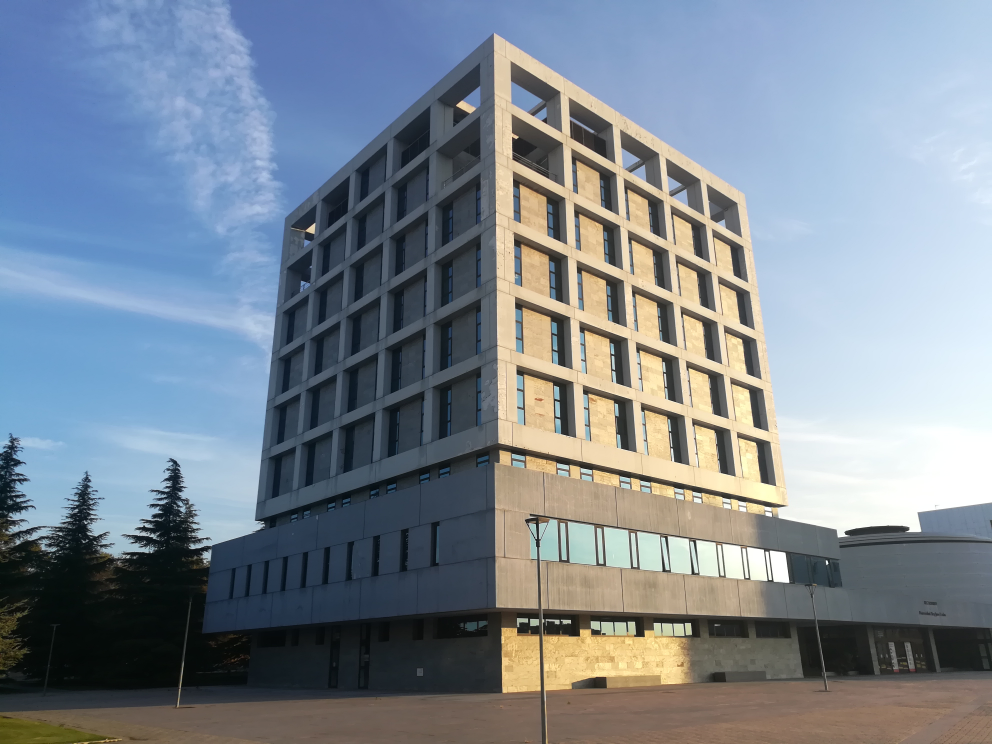
#> input picture Práctica2/building/build_001.jpg, 3968 x 2976 px (shown at 1/4 size); its folder holds only this picture in this run
$ jupyter execute PruebaEj8.ipynb   (older library calls are emulated)
#> lines starting #> are read from the running program, lines starting #| are printed output that depends on the picture
[cell 1]
# uncomment to show results in a window
# %matplotlib tk
import cv2
import glob
import copy
import numpy as np
import math
import scipy.misc as scpm
import matplotlib.pyplot as plt
import imageio

[cell 2]
# Función para cargar las imágenes dados los nombres
def load_images(filenames):
    """Load multiple images."""
    images = []
    for image in filenames:
        img = imageio.imread(image)
#> img is the input picture: shape (2976, 3968, 3); mean R, G, B 124.3, 135, 146.1
        images.append(img)
    return np.array(images)

[cell 3]
def mostrar_imagenes(imgs, cmap='viridis'):
#> called with imgs = array of shape (1, 2976, 3968, 3), cmap = 'viridis'
    plt.figure(figsize=(12,6))
    for i in range(len(imgs)):
        plt.subplot(2,3,i+1)
        plt.imshow(imgs[i], cmap=cmap)
#> this loop made 1 pass

[cell 4]
building = glob.glob("building/*.jpg")
building = load_images(building)

mostrar_imagenes(building)

[cell 5]
gris_from_rgb = []
for img in building:
    gris_from_rgb.append(cv2.cvtColor(img, cv2.COLOR_RGB2GRAY))
#> after the loop, gris_from_rgb = 1 item
mostrar_imagenes(gris_from_rgb, cmap='gray')
#> the loop in mostrar_imagenes (call 2), `for i in range(len(imgs)):` made 1 pass

gris_from_bgr = []
for img in building:
    gris_from_bgr.append(cv2.cvtColor(img, cv2.COLOR_BGR2GRAY))
#> after the loop, gris_from_bgr = 1 item
mostrar_imagenes(gris_from_bgr, cmap='gray')
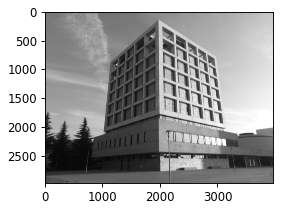
#> figure drawn by matplotlib, 1 panel

[cell 6]
def aplicar_hough(gris):
    canny = []
    img_lines = []
    img_linesP = []

    for src in gris:
        dst = cv2.Canny(src, 50, 200, None, 3)
        canny.append(dst)

        cdst = cv2.cvtColor(dst, cv2.COLOR_GRAY2BGR)
        cdstP = np.copy(cdst)

        lines = cv2.HoughLines(dst, 1, np.pi / 180, 400, None, 0, 0)
        if lines is not None:
            for i in range(0, len(lines)):
                rho = lines[i][0][0]
                theta = lines[i][0][1]
                a = math.cos(theta)
                b = math.sin(theta)
                x0 = a * rho
                y0 = b * rho
                pt1 = (int(x0 + 10000*(-b)), int(y0 + 10000*(a)))
                pt2 = (int(x0 - 10000*(-b)), int(y0 - 10000*(a)))
                cv2.line(cdst, pt1, pt2, (255,0,0), 3, cv2.LINE_AA)
        img_lines.append(cdst)

        linesP = cv2.HoughLinesP(dst, 1, np.pi / 180, 400, None, 50, 10)
        if linesP is not None:
            for i in range(0, len(linesP)):
                l = linesP[i][0]
                cv2.line(cdstP, (l[0], l[1]), (l[2], l[3]), (255,0,0), 3, cv2.LINE_AA)
        img_linesP.append(cdstP)
#> this loop made 1 pass
#> pass 1, in aplicar_hough, `dst = cv2.Canny(src, 50, 200, None, 3)`:
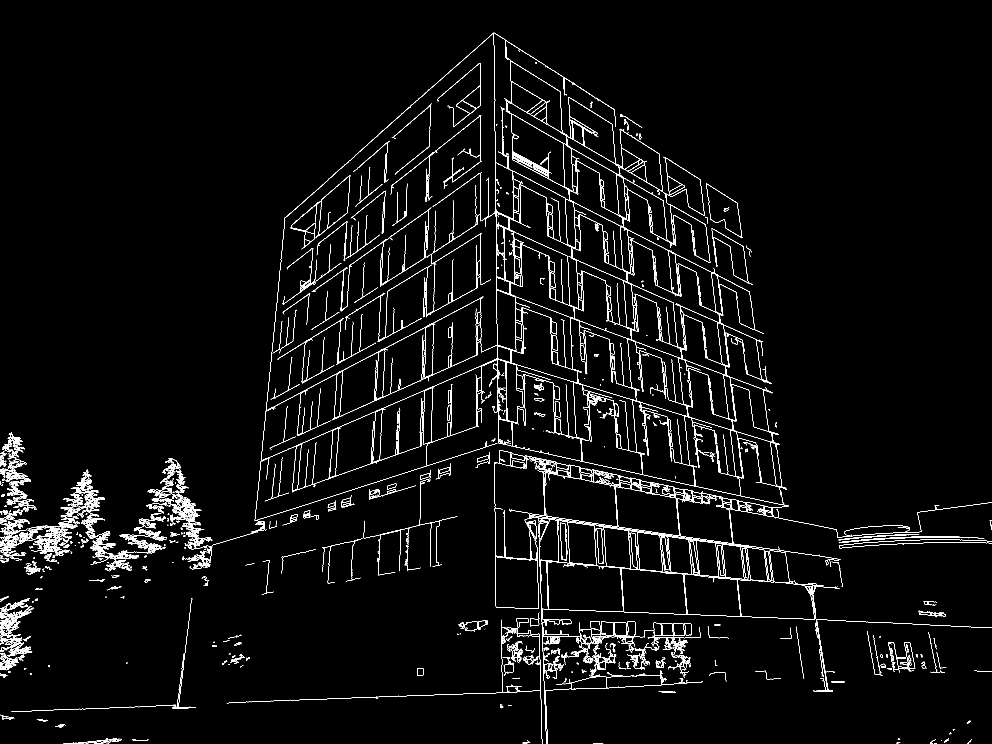
#> dst: shape (2976, 3968) (shown at 1/4 size); 1.8% white in thin lines or dots
#> after the loop:
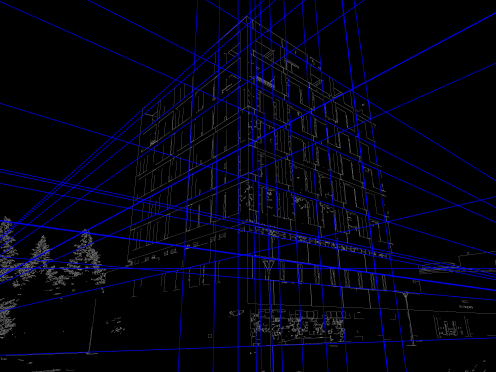
#> cdst: shape (2976, 3968, 3) (shown at 1/8 size); mean B, G, R 16.5, 3.7, 3.7
#> after the loop:
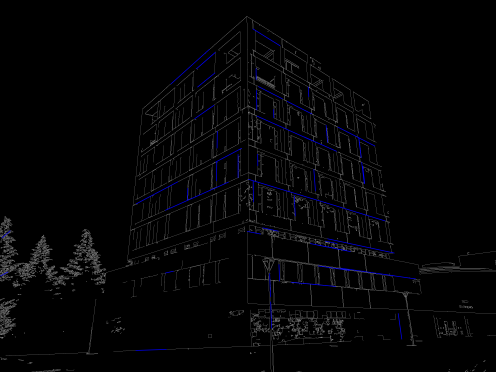
#> cdstP: shape (2976, 3968, 3) (shown at 1/8 size); mean B, G, R 5.6, 4.4, 4.4
#> after the loop, canny = 1 item; img_lines = 1 item; img_linesP = 1 item

    return canny, img_lines, img_linesP

[cell 7]
canny_rgb, lines_rgb, linesP_rgb = aplicar_hough(gris_from_rgb)
#> canny_rgb = 1 item; lines_rgb = 1 item; linesP_rgb = 1 item
mostrar_imagenes(canny_rgb, cmap='gray')
mostrar_imagenes(lines_rgb)
mostrar_imagenes(linesP_rgb)

canny_bgr, lines_bgr, linesP_bgr = aplicar_hough(gris_from_bgr)
#> the loop in aplicar_hough (call 2), `for src in gris:` made 1 pass
#> pass 1, in aplicar_hough (call 2), `dst = cv2.Canny(src, 50, 200, None, 3)`:
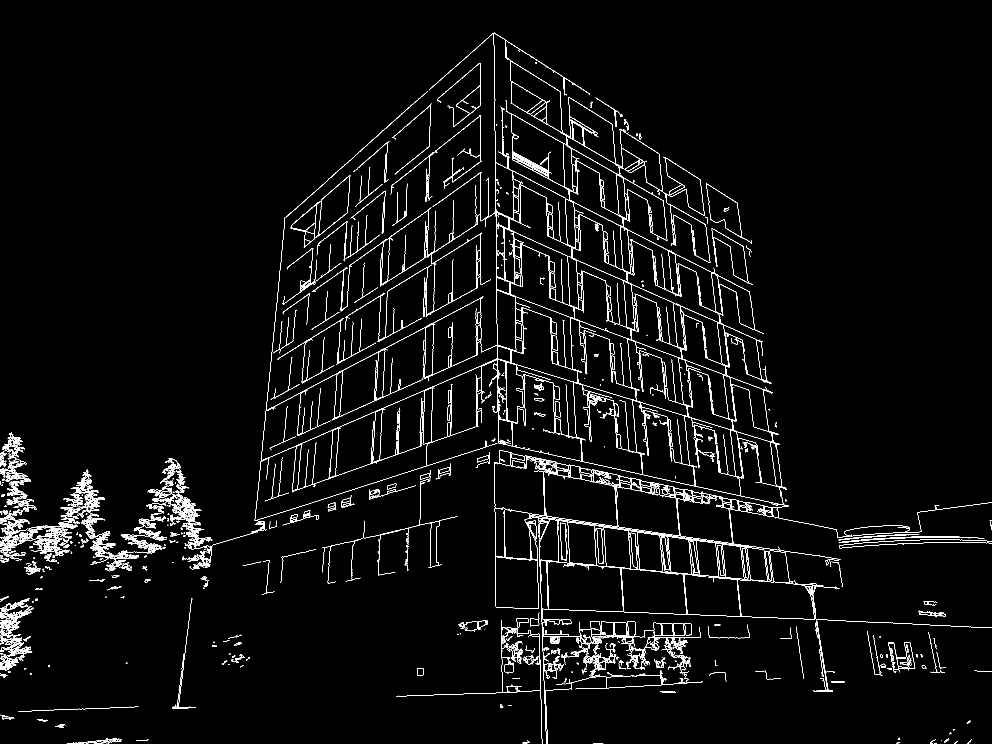
#> dst: shape (2976, 3968) (shown at 1/4 size); 1.8% white in thin lines or dots
#> canny_bgr = 1 item; lines_bgr = 1 item; linesP_bgr = 1 item
mostrar_imagenes(canny_bgr, cmap='gray')
mostrar_imagenes(lines_bgr)
mostrar_imagenes(linesP_bgr)

$ run again, on Práctica2/building/build_005.jpg
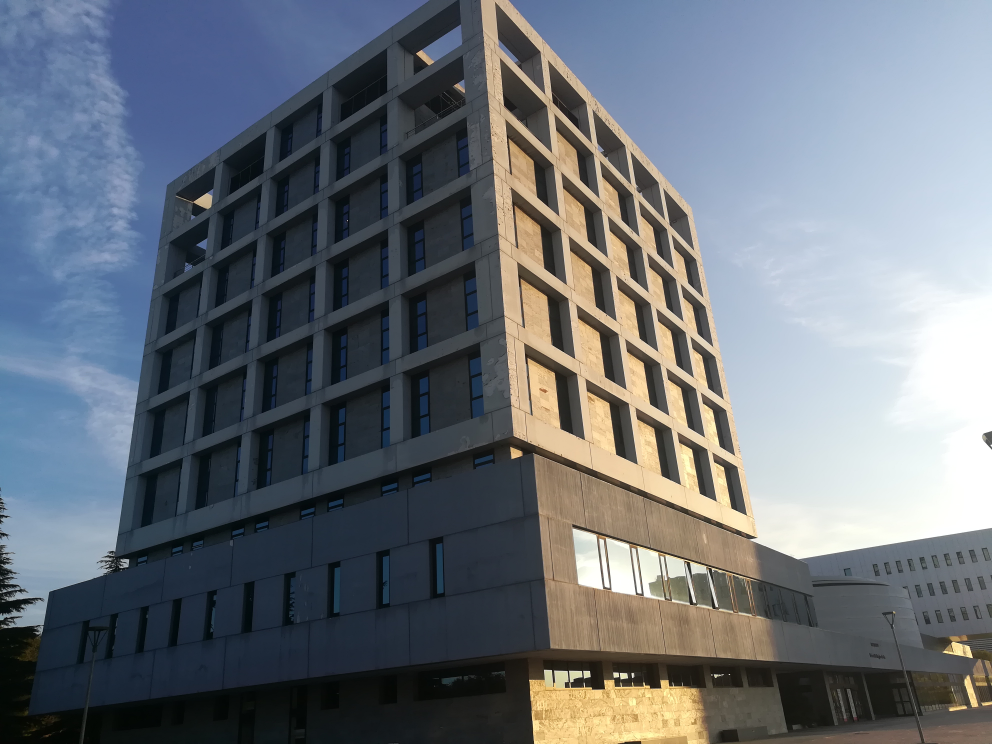
#> input picture Práctica2/building/build_005.jpg, 3968 x 2976 px (shown at 1/4 size)
#> in load_images, img is the input picture: shape (2976, 3968, 3); mean R, G, B 106, 112.7, 120.5
#> the loop in mostrar_imagenes, `for i in range(len(imgs)):` made 1 pass
#> the loop `for img in building:` made 1 pass
#> after the loop `for img in building:`: gris_from_rgb = 1 item
#> the loop in mostrar_imagenes (call 2), `for i in range(len(imgs)):` made 1 pass
#> the loop in aplicar_hough, `for src in gris:` made 1 pass
#> after the loop in aplicar_hough, `for src in gris:`:
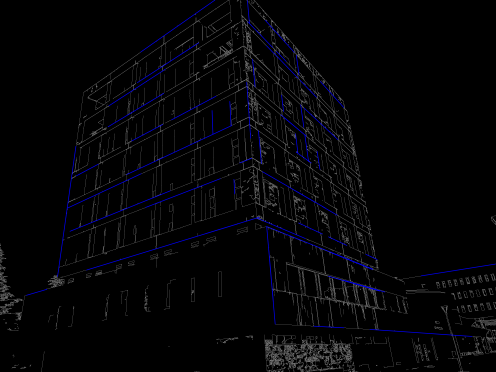
#> cdstP: shape (2976, 3968, 3) (shown at 1/8 size); mean B, G, R 7, 4.7, 4.7
#> the loop in aplicar_hough (call 2), `for src in gris:` made 1 pass
#> pass 1, in aplicar_hough (call 2), `dst = cv2.Canny(src, 50, 200, None, 3)`:
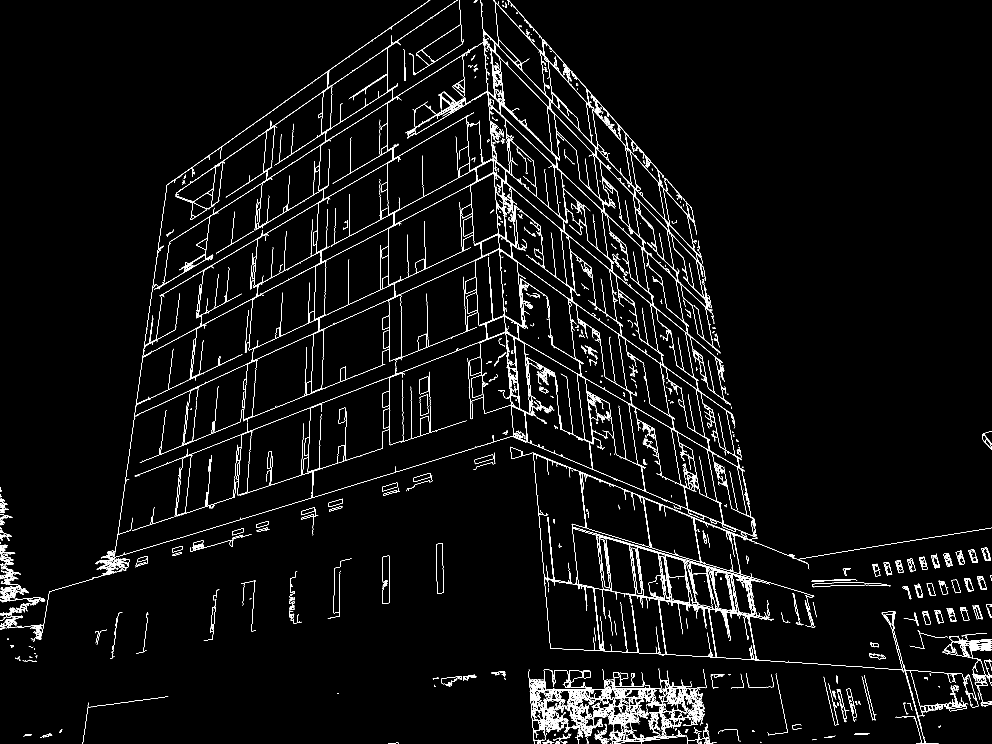
#> dst: shape (2976, 3968) (shown at 1/4 size); 2.1% white in thin lines or dots

$ run again, on Práctica2/building/build_002.jpg
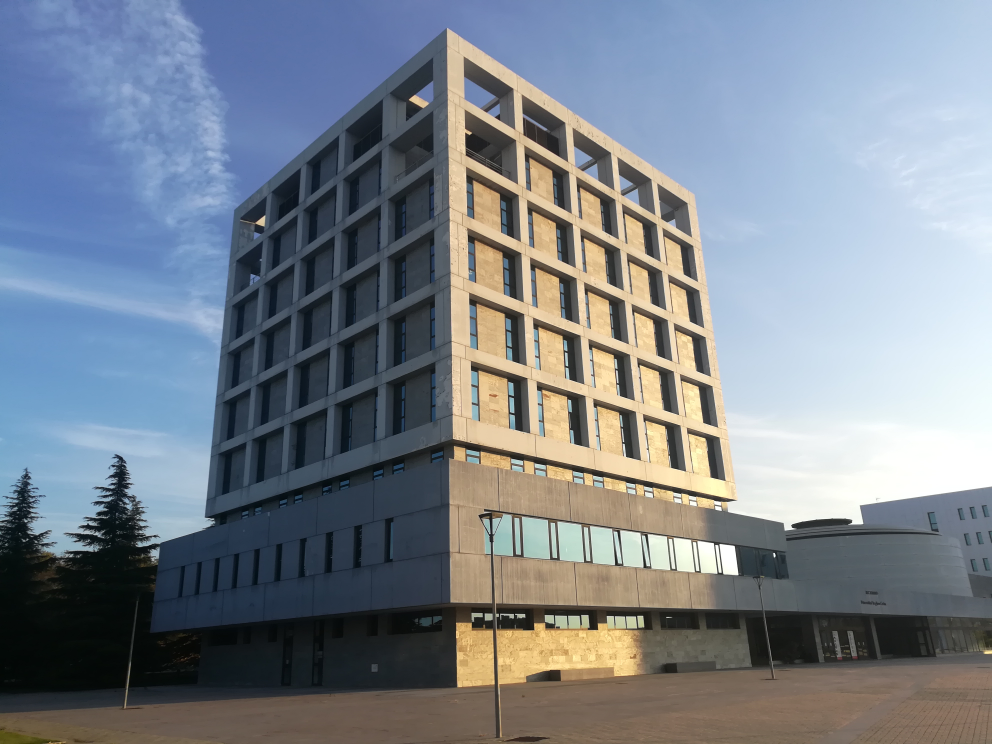
#> input picture Práctica2/building/build_002.jpg, 3968 x 2976 px (shown at 1/4 size)
#> in load_images, img is the input picture: shape (2976, 3968, 3); mean R, G, B 122.6, 130.9, 140.7
#> the loop in mostrar_imagenes, `for i in range(len(imgs)):` made 1 pass
#> the loop `for img in building:` made 1 pass
#> after the loop `for img in building:`: gris_from_rgb = 1 item
#> the loop in mostrar_imagenes (call 2), `for i in range(len(imgs)):` made 1 pass
#> the loop in aplicar_hough, `for src in gris:` made 1 pass
#> after the loop in aplicar_hough, `for src in gris:`:
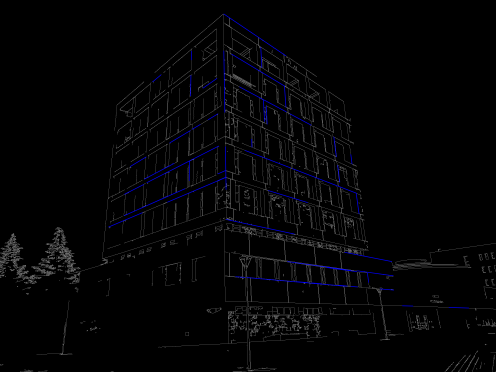
#> cdstP: shape (2976, 3968, 3) (shown at 1/8 size); mean B, G, R 5.3, 3.9, 3.9
#> the loop in aplicar_hough (call 2), `for src in gris:` made 1 pass
#> pass 1, in aplicar_hough (call 2), `dst = cv2.Canny(src, 50, 200, None, 3)`:
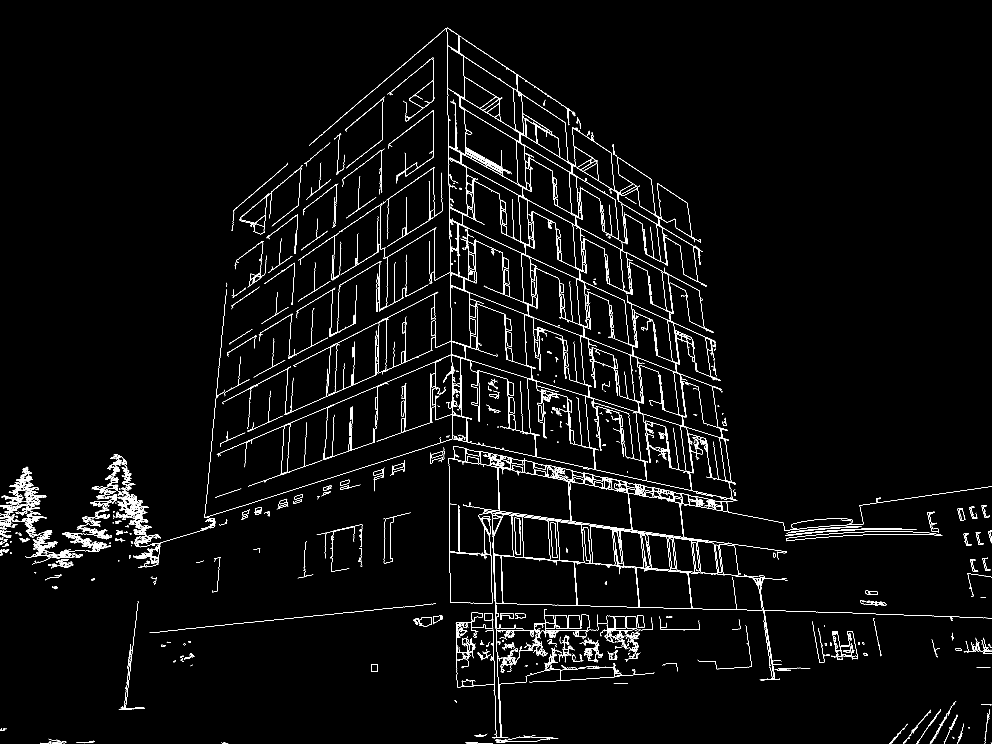
#> dst: shape (2976, 3968) (shown at 1/4 size); 1.7% white in thin lines or dots
